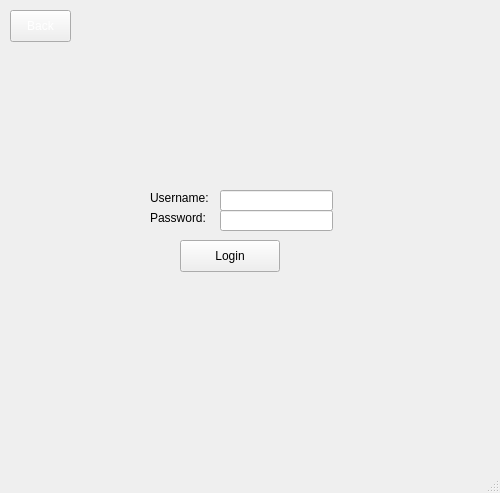
<?xml version="1.0" encoding="UTF-8"?>
<ui version="4.0">
 <class>MainWindow</class>
 <widget class="QMainWindow" name="MainWindow">
  <property name="geometry">
   <rect>
    <x>0</x>
    <y>0</y>
    <width>500</width>
    <height>493</height>
   </rect>
  </property>
  <property name="windowTitle">
   <string>MainWindow</string>
  </property>
  <widget class="QWidget" name="centralwidget">
   <widget class="QLabel" name="usernamelabel">
    <property name="geometry">
     <rect>
      <x>150</x>
      <y>190</y>
      <width>71</width>
      <height>16</height>
     </rect>
    </property>
    <property name="text">
     <string>Username:</string>
    </property>
   </widget>
   <widget class="QPushButton" name="pushButton_2">
    <property name="geometry">
     <rect>
      <x>10</x>
      <y>10</y>
      <width>61</width>
      <height>32</height>
     </rect>
    </property>
    <property name="styleSheet">
     <string notr="true">color: white
;
</string>
    </property>
    <property name="text">
     <string>Back</string>
    </property>
   </widget>
   <widget class="QPushButton" name="pushButton">
    <property name="geometry">
     <rect>
      <x>180</x>
      <y>240</y>
      <width>100</width>
      <height>32</height>
     </rect>
    </property>
    <property name="autoFillBackground">
     <bool>false</bool>
    </property>
    <property name="text">
     <string>Login</string>
    </property>
   </widget>
   <widget class="QLabel" name="userpasswordlabel">
    <property name="geometry">
     <rect>
      <x>150</x>
      <y>210</y>
      <width>61</width>
      <height>16</height>
     </rect>
    </property>
    <property name="text">
     <string>Password:</string>
    </property>
   </widget>
   <widget class="QLineEdit" name="userpass">
    <property name="geometry">
     <rect>
      <x>220</x>
      <y>210</y>
      <width>113</width>
      <height>21</height>
     </rect>
    </property>
   </widget>
   <widget class="QLineEdit" name="usertext">
    <property name="geometry">
     <rect>
      <x>220</x>
      <y>190</y>
      <width>113</width>
      <height>21</height>
     </rect>
    </property>
   </widget>
   <widget class="QLabel" name="errormessagebox">
    <property name="geometry">
     <rect>
      <x>140</x>
      <y>140</y>
      <width>201</width>
      <height>20</height>
     </rect>
    </property>
    <property name="styleSheet">
     <string notr="true">color: white;
</string>
    </property>
    <property name="text">
     <string/>
    </property>
   </widget>
  </widget>
  <widget class="QMenuBar" name="menubar">
   <property name="geometry">
    <rect>
     <x>0</x>
     <y>0</y>
     <width>500</width>
     <height>24</height>
    </rect>
   </property>
  </widget>
  <widget class="QStatusBar" name="statusbar"/>
 </widget>
 <resources/>
 <connections/>
</ui>
